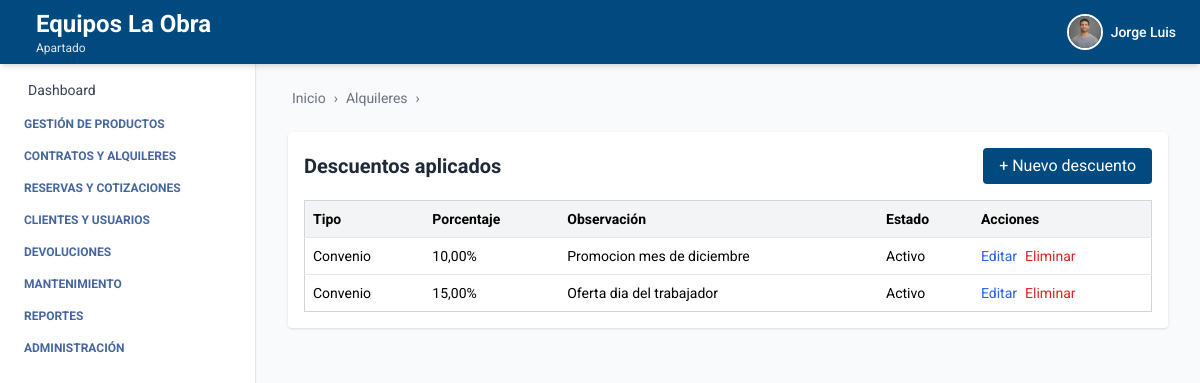
Screenshot of /descuentos/ (signed in) with the database file from the repository.
### autenticacion/models.py (models this page shows, shortened)
class Usuario(AbstractUser):
    telefono = models.CharField(max_length=20, blank=True, null=True)
    empresa = models.ForeignKey(Empresa, on_delete=models.SET_NULL, null=True, blank=True)
    sucursal = models.ForeignKey(Sucursal, on_delete=models.SET_NULL, null=True, blank=True)
    ESTADOS = [
        ("activo", "Activo"),
        ("inactivo", "Inactivo"),
    ]
    estado = models.CharField(max_length=10, choices=ESTADOS, default="activo")
    foto_perfil = models.ImageField(upload_to='usuarios/img/', blank=True, null=True)
    groups = models.ManyToManyField(
        Group,
        related_name='usuarios',  # Evita conflicto con 'user_set'
        blank=True,
        help_text='The groups this user belongs to.',
        verbose_name='groups'
    )
    user_permissions = models.ManyToManyField(
        Permission,
        related_name='usuarios',  # Evita conflicto con 'user_set'
        blank=True,
        help_text='Specific permissions for this user.',
        verbose_name='user permissions'
    )

### empresa/models.py (models this page shows, shortened)
class Empresa(models.Model):
    ESTADOS = [
        ("activo", "Activo"),
        ("inactivo", "Inactivo"),
    ]
    nombre = models.CharField(max_length=100)
    nit = models.CharField(max_length=50, unique=True)
    ciudad = models.CharField(max_length=100, blank=True, null=True)
    direccion = models.CharField(max_length=255, blank=True, null=True)
    departamento = models.CharField(max_length=100, blank=True, null=True)
    telefono = models.CharField(max_length=20, blank=True, null=True)
    estado = models.CharField(max_length=20, choices=ESTADOS, default="activo")
    logo = models.ImageField(upload_to='empresas/img/', blank=True, null=True)

class Sucursal(models.Model):
    ESTADOS = [
        ("activo", "Activo"),
        ("inactivo", "Inactivo"),
    ]
    empresa = models.ForeignKey(Empresa, related_name='sucursales', on_delete=models.CASCADE)
    nombre = models.CharField(max_length=100)
    ciudad = models.CharField(max_length=100)
    direccion = models.CharField(max_length=255)
    departamento = models.CharField(max_length=100, blank=True, null=True)
    telefono = models.CharField(max_length=20, blank=True, null=True)
    estado = models.CharField(max_length=20, choices=ESTADOS, default="activo")

### descuento/models.py (models this page shows, shortened)
class Descuento(models.Model):
    TIPO_CHOICES = [
        ('oferta', 'Oferta'),
        ('convenio', 'Convenio'),
    ]
    nombre = models.CharField(max_length=100)
    descripcion = models.TextField(blank=True)
    tipo = models.CharField(max_length=20, choices=TIPO_CHOICES)
    porcentaje = models.DecimalField(max_digits=5, decimal_places=2, help_text="Ej. 10 para 10%")
    activo = models.BooleanField(default=True)
    empresa = models.ForeignKey(Empresa, on_delete=models.CASCADE, related_name='descuentos', default=1)
    created_at = models.DateTimeField(auto_now_add=True)
    updated_at = models.DateTimeField(auto_now=True)
    creado_por = models.CharField(max_length=100, blank=True, null=True)
    modificado_por = models.CharField(max_length=100, blank=True, null=True)

### descuento/views.py (the view)
# urls.py: path('descuentos/', descuento_list, name='descuento_list'),
@login_required
def descuento_list(request):
    descuentos = Descuento.objects.filter(empresa=request.user.empresa)
    return render(request, 'descuento_list.html', {
        'descuentos': descuentos,
        'breadcrumb_items': [('Alquileres', 'Descuentos')],
    })

### descuento/templates/descuento_list.html
{% extends 'index.html' %}
{% block breadcrumb %}
  {% include 'breadcrumb.html' with home='/' breadcrumbs=breadcrumb_items %}
{% endblock %}
{% block content %}
  <div class="max-w-5xl mx-auto bg-white p-4 mt-6 rounded shadow">
    <div class="flex justify-between items-center mb-4">
      <h2 class="text-xl font-bold text-gray-800">Descuentos aplicados</h2>
      <a href="{% url 'descuento_create' %}" class="bg-[var(--primary-color)] text-white px-4 py-1.5 rounded hover:bg-blue-800">+ Nuevo descuento</a>
    </div>
    <table class="min-w-full bg-white border border-gray-300 rounded text-sm">
      <thead class="bg-gray-100">
        <tr>
          <th class="text-left p-2">Tipo</th>
          <th class="text-left p-2">Porcentaje</th>
          <th class="text-left p-2">Observación</th>
          <th class="text-left p-2">Estado</th>
          <th class="text-left p-2">Acciones</th>
        </tr>
      </thead>
      <tbody>
        {% for d in descuentos %}
          <tr class="border-t">
            <td class="p-2">{{ d.get_tipo_display }}</td>
            <td class="p-2">{{ d.porcentaje }}%</td>
            <td class="p-2">{{ d.descripcion|default:'—' }}</td>
            {% if d.activo %}
              <td class="p-2">Activo</td>
              {% else %}
              <td class="p-2">Inactivo</td>
            {% endif %}
            <td class="p-2 flex gap-2">
              <a href="{% url 'descuento_edit' d.pk %}" class="text-blue-600 hover:text-blue-800 text-sm">Editar</a>
              <a href="{% url 'descuento_delete' d.pk %}" class="text-red-600 hover:text-red-800 text-sm">Eliminar</a>
            </td>
          </tr>
        {% empty %}
          <tr>
            <td colspan="5" class="p-4 text-center text-gray-500">No hay descuentos aplicados.</td>
          </tr>
        {% endfor %}
      </tbody>
    </table>
  </div>
{% endblock %}

### core/templates/header.html (shortened to what this page needs)
<header class="bg-[var(--primary-color)] shadow-md w-full h-16 flex items-center px-6 justify-between fixed top-0 left-0 z-10">
  <h1 class="text-white flex items-center gap-3 leading-tight">
    <div class="leading-tight">
  {% if request.user.is_authenticated %}
    {% if request.user.empresa %}
      <span class="text-xl sm:text-2xl font-bold block">
        {{ request.user.empresa.nombre }}
      </span>
    {% endif %}
    {% if request.user.sucursal %}
      <span class="text-xs text-gray-200 block">
        {{ request.user.sucursal.nombre }}
      </span>
    {% endif %}
  {% else %}
    <span class="text-xl text-gray-200 block">Gestión inteligente de Equipos</span>
  {% endif %}
</div>
  </h1>
  {% if request.user.is_authenticated %}
  <div x-data="{ open: false }" class="relative flex items-center space-x-3 cursor-pointer" @click.away="open = false">
    <button @click="open = !open" class="flex items-center space-x-2 focus:outline-none">
      {% if request.user.foto_perfil %}
        <img src="{{ request.user.foto_perfil.url }}" alt="Perfil" class="w-9 h-9 rounded-full object-cover border-2 border-white" />
      {% else %}
        <div class="w-9 h-9 rounded-full bg-white text-[var(--primary-color)] flex items-center justify-center font-bold text-sm">
          {{ request.user.first_name|first }}{{ request.user.last_name|first }}
        </div>
      {% endif %}
      <span class="text-white hidden sm:block text-sm font-medium">{{ request.user.first_name }}</span>
    </button>
  </div>
  {% endif %}
</header>

### core/templates/index.html (style rules this page uses)
:root { --primary-color: #004a80; --text-aside-color: rgb(69, 101, 156); }
body { font-family: 'Roboto', sans-serif; }

### rows the page displays
Usuario: user.empresa.nombre "Equipos La Obra", user.sucursal.nombre "Apartado", user.foto_perfil (picture), user.first_name "Jorge Luis"
Descuento: tipo "Convenio", porcentaje "10,00", descripcion "Promocion mes de diciembre", activo "Activo"
Descuento: tipo "Convenio", porcentaje "15,00", descripcion "Oferta dia del trabajador", activo "Activo"

### other values shown
{{ label }} "Alquileres"
